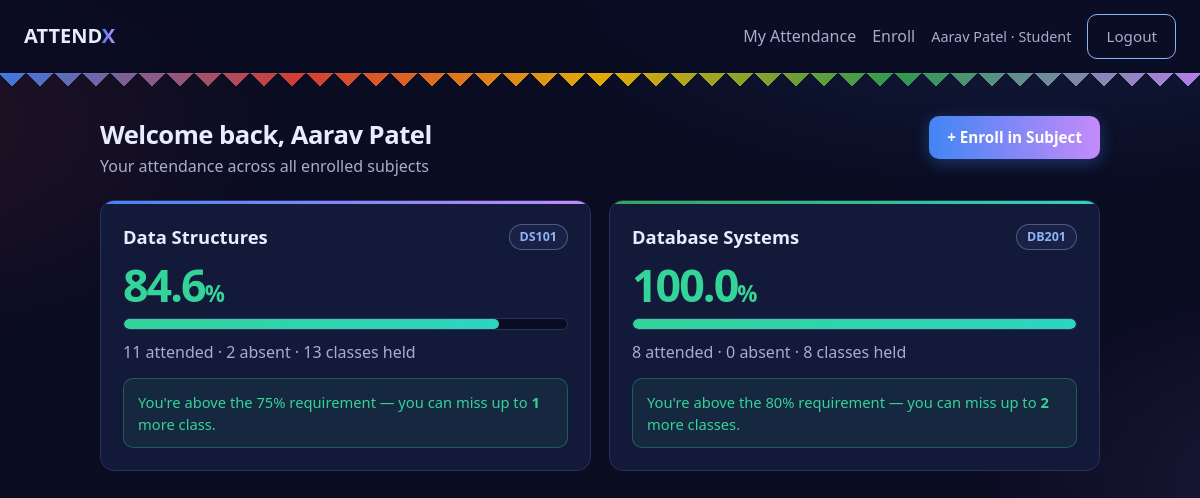
/student/dashboard (signed in), run on the app's committed database.
### tables this page shows
CREATE TABLE students (
    id INTEGER PRIMARY KEY AUTOINCREMENT,
    username TEXT UNIQUE NOT NULL,
    password_hash TEXT NOT NULL,
    name TEXT NOT NULL,
    roll_no TEXT NOT NULL
);

CREATE TABLE subjects (
    id INTEGER PRIMARY KEY AUTOINCREMENT,
    prof_id INTEGER NOT NULL REFERENCES professors(id) ON DELETE CASCADE,
    name TEXT NOT NULL,
    code TEXT UNIQUE NOT NULL,
    min_attendance_pct REAL NOT NULL DEFAULT 75
);

### app.py (the view)
@app.route("/student/dashboard")
@login_required("student")
def student_dashboard():
    db = get_db()
    subjects = db.execute(
        """
        SELECT s.* FROM subjects s
        JOIN enrollments e ON e.subject_id = s.id
        WHERE e.student_id = ?
        ORDER BY s.name COLLATE NOCASE
        """,
        (session["user_id"],),
    ).fetchall()
    cards = []
    for s in subjects:
        stats = build_student_stats(db, s, student_id=session["user_id"])
        if stats:
            cards.append({"subject": s, "stats": stats[0]})
    return render_template("student_dashboard.html", cards=cards)

### app.py (called while the page is built)
def get_db():
    if "db" not in g:
        g.db = sqlite3.connect(DB_PATH)
        g.db.row_factory = sqlite3.Row
        g.db.execute("PRAGMA foreign_keys = ON")
    return g.db

def login_required(role):
    def decorator(view):
        @wraps(view)
        def wrapped(*args, **kwargs):
            if session.get("role") != role:
                flash("Please log in first.", "error")
                return redirect(url_for("prof_login" if role == "prof" else "student_login"))
            return view(*args, **kwargs)
        return wrapped
    return decorator

def attendance_advisory(attended, total, target):
    data = {
        "attended": attended,
        "total": total,
        "absent": total - attended,
        "target": target,
        "pct": round(attended / total * 100, 1) if total else 0.0,
        "status": "no_classes",
        "classes_to_attend": None,
        "can_miss": None,
    }
    if total == 0:
        return data
    pct = attended / total * 100
    if pct >= target:
        data["status"] = "safe"
        data["can_miss"] = max(0, math.floor((100 * attended - target * total) / target))
    elif attended == 0:
        data["status"] = "critical"
        data["classes_to_attend"] = 1
    else:
        data["status"] = "below"
        if target < 100:
            n = math.ceil((target * total - 100 * attended) / (100 - target))
            data["classes_to_attend"] = max(1, n)
    return data

def total_sessions(db, subject_id):
    return db.execute(
        "SELECT COUNT(*) AS c FROM attendance_sessions WHERE subject_id = ?",
        (subject_id,),
    ).fetchone()["c"]

### templates/student_dashboard.html (shortened to what this page needs)
{% extends "base.html" %}
{% block content %}
<div class="page-head">
  <div>
    <h1>Welcome back, {{ session.name }}</h1>
    <p class="muted">Your attendance across all enrolled subjects</p>
  </div>
  <a class="btn btn-primary" href="{{ url_for('enroll') }}">+ Enroll in Subject</a>
</div>
{% if cards %}
<div class="grid-2">
  {% for c in cards %}
  <a class="card card-link subject-card" href="{{ url_for('student_subject', subject_id=c.subject.id) }}">
    <div class="card-top">
      <h2>{{ c.subject.name }}</h2>
      <span class="badge badge-code">{{ c.subject.code }}</span>
    </div>
    <div class="big-pct {{ 'ok' if c.stats.status == 'safe' else ('warn' if c.stats.status == 'below' else 'bad') }}">
      {{ c.stats.pct }}<span>%</span>
    </div>
    <div class="pct-bar big"><div class="pct-fill {{ 'ok' if c.stats.status == 'safe' else ('warn' if c.stats.status == 'below' else 'bad') }}" style="width: {{ [c.stats.pct, 100]|min }}%"></div></div>
    <p class="muted">{{ c.stats.attended }} attended · {{ c.stats.absent }} absent · {{ c.stats.total }} classes held</p>
    <div class="advisory {{ 'ok' if c.stats.status == 'safe' else ('warn' if c.stats.status == 'below' else 'bad') }}">
      {% if c.stats.status == 'no_classes' %}
        No classes held yet.
      {% elif c.stats.status == 'safe' %}
        You're above the {{ c.subject.min_attendance_pct|int }}% requirement — you can miss up to <strong>{{ c.stats.can_miss }}</strong> more class{{ 'es' if c.stats.can_miss != 1 }}.
      {% elif c.stats.status == 'critical' %}
        No attendance yet — attend the next class to start building your record.
      {% else %}
        Attend the next <strong>{{ c.stats.classes_to_attend }}</strong> consecutive class{{ 'es' if c.stats.classes_to_attend != 1 }} to reach {{ c.subject.min_attendance_pct|int }}%.
      {% endif %}
    </div>
  </a>
  {% endfor %}
</div>
{% endif %}
{% endblock %}

### templates/base.html (shortened to what this page needs)
<!DOCTYPE html>
<html lang="en">
<head>
  <link rel="stylesheet" href="{{ url_for('static', filename='style.css') }}">
</head>
<body>
  <nav class="nav">
    <a class="brand" href="{{ url_for('index') }}">ATTEND<span>X</span></a>
    <div class="nav-links">
      {% if session.get('role') == 'prof' %}
        <a href="{{ url_for('prof_dashboard') }}">Dashboard</a>
        <a href="{{ url_for('subject_new') }}">New Subject</a>
        <span class="nav-user">{{ session.get('name') }} · Professor</span>
        <a class="btn btn-outline" href="{{ url_for('logout') }}">Logout</a>
      {% elif session.get('role') == 'student' %}
        <a href="{{ url_for('student_dashboard') }}">My Attendance</a>
        <a href="{{ url_for('enroll') }}">Enroll</a>
        <span class="nav-user">{{ session.get('name') }} · Student</span>
        <a class="btn btn-outline" href="{{ url_for('logout') }}">Logout</a>
      {% else %}
        <a href="{{ url_for('prof_login') }}">Professor</a>
        <a href="{{ url_for('student_login') }}">Student</a>
      {% endif %}
    </div>
  </nav>
  <main class="container">
    {% block content %}{% endblock %}
  </main>
</body>
</html>

### data on the page
students: get "Aarav Patel", name "Aarav Patel"
subjects: subject.name "Data Structures", subject.code "DS101", subject.min_attendance_pct "75"
subjects: subject.name "Database Systems", subject.code "DB201", subject.min_attendance_pct "80"

### other printed values
{{ c.stats.pct }} "84.6" "100.0"
{{ c.stats.attended }} "11" "8"
{{ c.stats.absent }} "2" "0"
{{ c.stats.total }} "13" "8"
{{ c.stats.can_miss }} "1" "2"
{{ 'es' if c.stats.can_miss != 1 }} "es"
